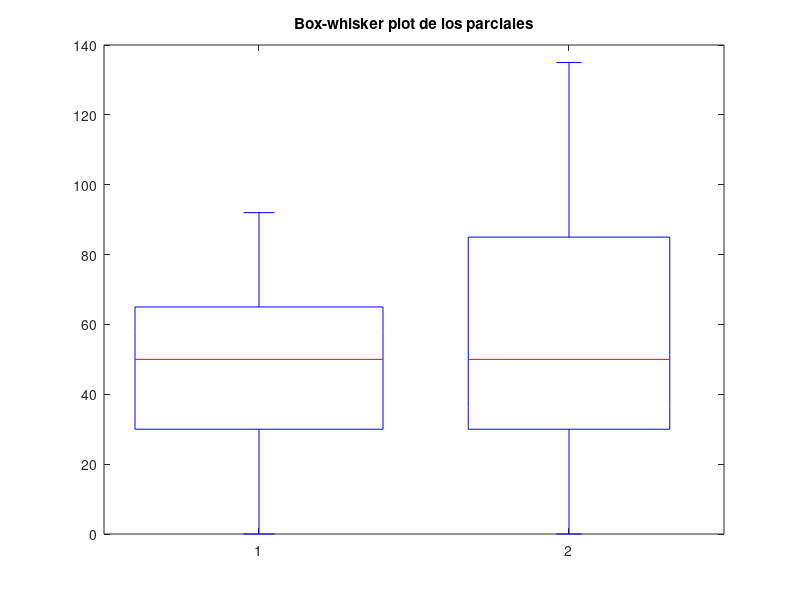

This chart was generated by the following MATLAB code:
clear
close all
load parcial1.mat
load parcial2.mat
N1=numel(parcial1);
N2=numel(parcial2);%Notas 2018 2Cuatri

Nt=max(N1,N2);

par1=[parcial1; nan(Nt-N1,1)];
par2=[parcial2; nan(Nt-N2,1)];%Otorgo ausencias como NaNs

par=[par1, par2];

boxplot(par)
title('Box-whisker plot de los parciales')